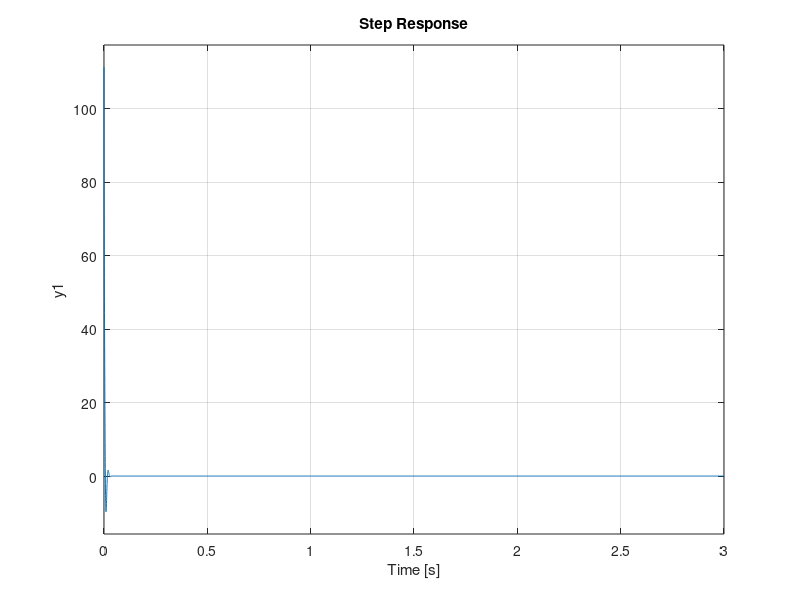

This chart was generated by the following MATLAB code: (Note: this script raises an error after producing the figure.)
%% Inner Loop Design and Plant Analysis 
clc 
close all 
clear all 
%% constant declerations
m = 3.02 % in Kg
Iz = 0.0421502 % in Kgm^2
r = 0.06 % in m
d_w = 0.33 % in m 
s = tf([1 0],[1])

% plant model based on the empherical data
BW = 2*pi*80;
ta = 1/1260;
ph = 60*pi/180;
DC_value = 100;
rise_time = 6;
domi_pole = 5/(rise_time);
P = (DC_value*domi_pole)/(s+domi_pole)
pre = (s+10000)*(s+10000)/((s+669.2)*(s+669.2));
[Mag, Pha, BW] = bode(P,BW); 


z = BW/(tan((ph - (pi/2) - (Pha*pi/180) + atan(ta*BW))/2));
k = BW*sqrt(((ta*BW)^2)+1)/(((z^2)+(BW^2))*Mag);
PID = k*((s+z)^2)/(s*(ta*s+1));
bode(PID*P);
close all
CL2 = PID*P/(1+PID*P);
CLu = CL2/P ;
step(16*CLu)
allmargin(CL2);
k
z

g = k;
ta = 1/1260;
td = 0.01;
Po = exp(-td/ta);
A = ((2*g*z) - (ta*g*z*z)) ;
B = g*z*z;
C = (g*(z*ta - 1)*(z*ta - 1))/ta ;


% PI 6


